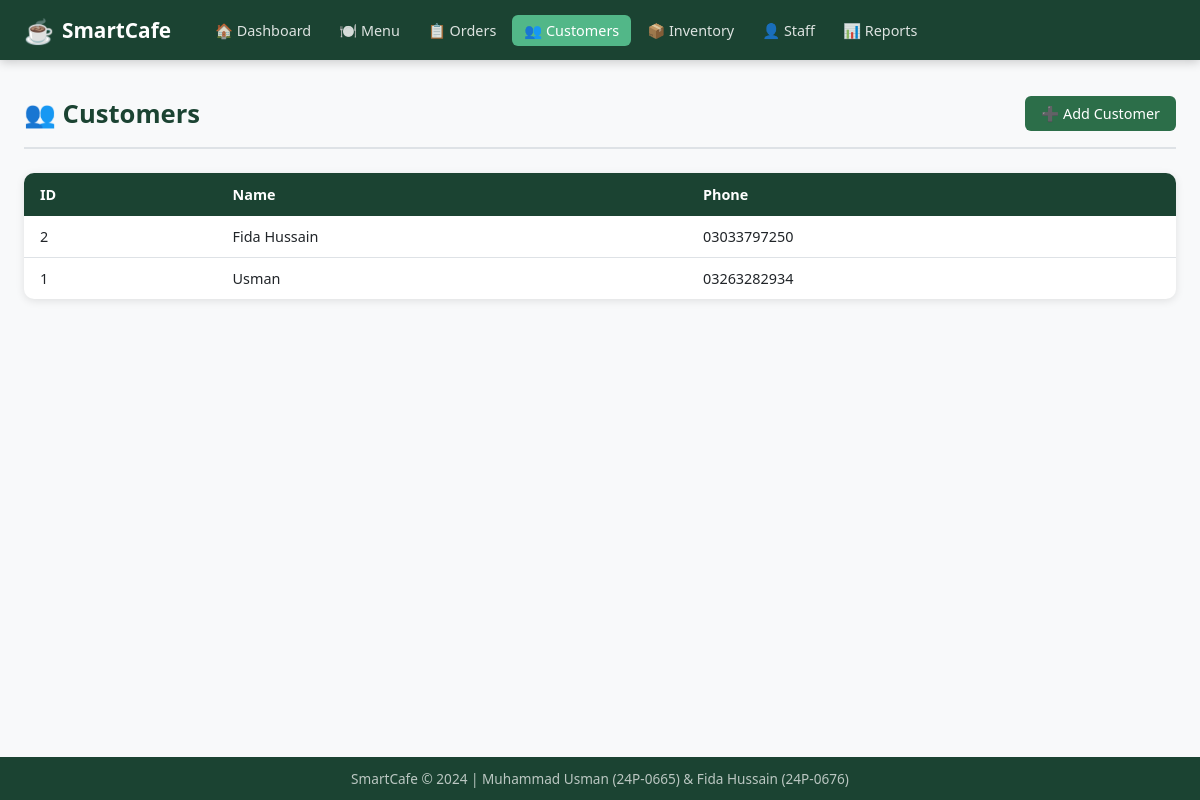
Page /customers on the committed database.
### tables this page shows
CREATE TABLE Customer (
    customer_id INTEGER PRIMARY KEY AUTOINCREMENT,
    name TEXT NOT NULL,
    phone TEXT
);

### app.py (the view)
@app.route('/customers')
def customers():
    conn = get_db()
    customers = conn.execute("SELECT * FROM Customer ORDER BY customer_id DESC").fetchall()
    conn.close()
    return render_template('customers.html', customers=customers)

### app.py (called while the page is built)
def get_db():
    conn = sqlite3.connect(DATABASE)
    conn.row_factory = sqlite3.Row  # So rows behave like dictionaries
    conn.execute("PRAGMA foreign_keys = ON")  # Enable foreign key support
    return conn

### templates/customers.html (shortened to what this page needs)
{% extends "base.html" %}
{% block content %}
<div class="page-header">
    <h1>👥 Customers</h1>
    <a href="{{ url_for('add_customer') }}" class="btn btn-primary">➕ Add Customer</a>
</div>
<table class="table">
    <thead>
        <tr><th>ID</th><th>Name</th><th>Phone</th></tr>
    </thead>
    <tbody>
        {% for c in customers %}
        <tr>
            <td>{{ c.customer_id }}</td>
            <td>{{ c.name }}</td>
            <td>{{ c.phone or '-' }}</td>
        </tr>
        {% else %}
        <tr><td colspan="3" class="empty-msg">No customers found.</td></tr>
        {% endfor %}
    </tbody>
</table>
{% endblock %}

### static/css/style.css (style rules this page uses)
* { margin: 0; padding: 0; box-sizing: border-box; }
:root { --primary: #2c6e49; --primary-dark: #1b4332; --secondary: #52b788; --accent: #f4a261; --danger: #e63946; --warning: #f4a261; --info: #457b9d; --bg: #f8f9fa; --card: #ffffff; --text: #212529; --text-muted: #6c757d; --border: #dee2e6; --shadow: 0 2px 8px rgba(0,0,0,0.1); }
body { font-family: 'Segoe UI', Tahoma, Geneva, Verdana, sans-serif; background: var(--bg); color: var(--text); min-height: 100vh; display: flex; flex-direction: column; }
.page-header { display: flex; justify-content: space-between; align-items: center; margin-bottom: 24px; padding-bottom: 16px; border-bottom: 2px solid var(--border); }
.page-header h1 { font-size: 1.6rem; color: var(--primary-dark); }
.btn { display: inline-block; padding: 8px 16px; border-radius: 6px; border: none; cursor: pointer; text-decoration: none; font-size: 0.9rem; font-weight: 500; transition: all 0.2s; }
.btn-primary { background: var(--primary); color: white; }
.table { width: 100%; border-collapse: collapse; background: var(--card); border-radius: 10px; overflow: hidden; box-shadow: var(--shadow); }
.table th { background: var(--primary-dark); color: white; padding: 12px 16px; text-align: left; font-size: 0.9rem; }
.table td { padding: 11px 16px; border-bottom: 1px solid var(--border); font-size: 0.9rem; }
.table tr:last-child td { border-bottom: none; }

### rows in the picture
Customer: customer_id "2", name "Fida Hussain", phone "03033797250"
Customer: customer_id "1", name "Usman", phone "03263282934"
